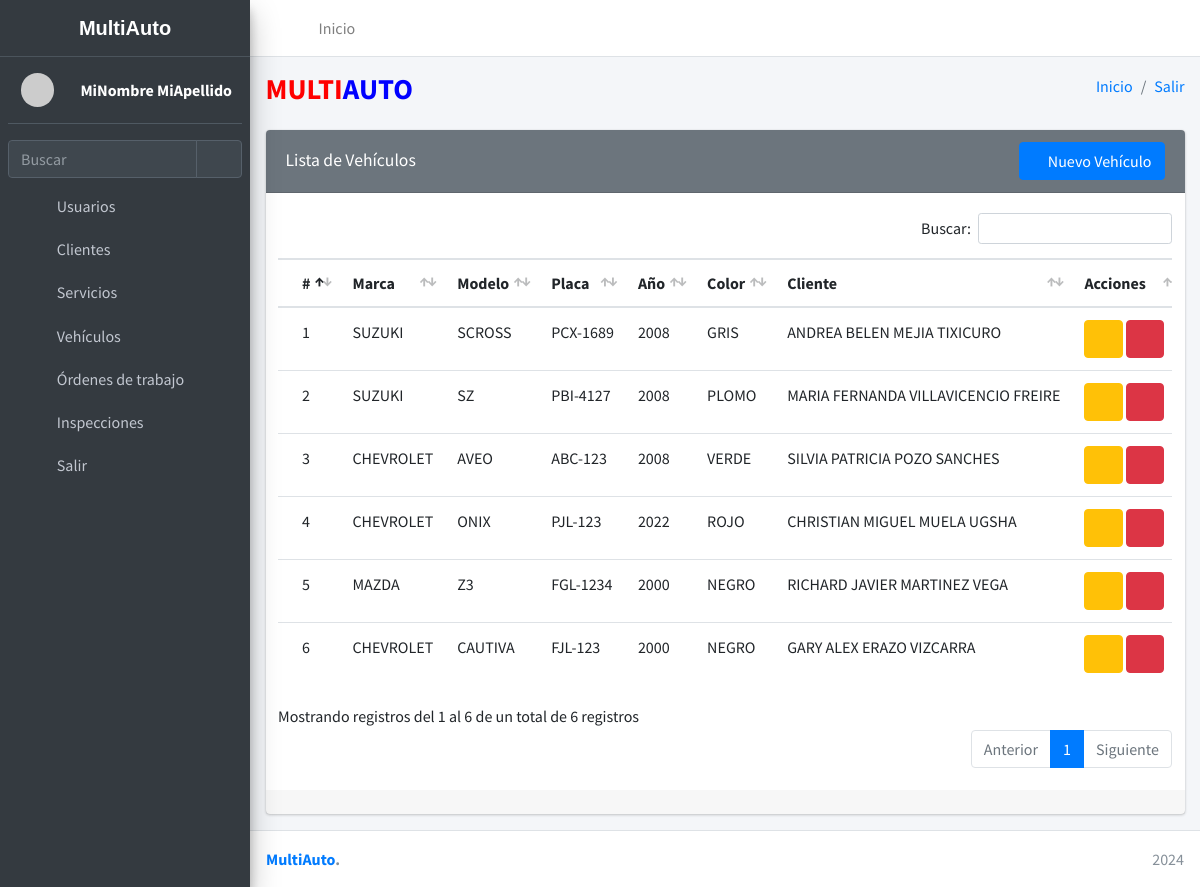
The app's page /lista_vehiculos/ (signed in) with its own data.
### Aplicaciones/Gestion/models.py (models this page shows, shortened)
class Usuario(models.Model):
    id_usr = models.AutoField(primary_key=True)
    username = models.CharField(max_length=150, unique=True)
    nombre = models.CharField(max_length=30)
    apellido = models.CharField(max_length=30)
    telefono = models.CharField(max_length=15, blank=True, null=True)
    email = models.EmailField(unique=True)
    password = models.CharField(max_length=128)
    ADMINISTRADOR = 'ADMINISTRADOR'
    MECANICO = 'MECANICO'
    ROLES = [
        (ADMINISTRADOR, 'Administrador'),
        (MECANICO, 'Mecánico'),
    ]
    rol = models.CharField(max_length=20, choices=ROLES)
    is_active = models.BooleanField(default=True)
    is_deleted = models.BooleanField(default=False)
    deleted_at = models.DateTimeField(null=True, blank=True)

class Vehiculo(models.Model):
    id_veh = models.AutoField(primary_key=True)
    marca_veh = models.CharField(max_length=255)
    modelo_veh = models.CharField(max_length=255)
    placa_veh = models.CharField(max_length=20, unique=True)
    anio_veh = models.IntegerField()
    color_veh = models.CharField(max_length=255)
    cli_id = models.ForeignKey(Cliente, on_delete=models.PROTECT)
    is_deleted = models.BooleanField(default=False)
    deleted_at = models.DateTimeField(null=True, blank=True)

class Cliente(models.Model):
    id_cli = models.AutoField(primary_key=True)
    nombre_cli = models.CharField(max_length=255)
    apellido_cli = models.CharField(max_length=255)
    ci_cli = models.CharField(max_length=10, unique=True)
    telefono_cli = models.CharField(max_length=20)
    email_cli = models.EmailField(unique=True)
    dir_id = models.ForeignKey(Direccion, on_delete=models.CASCADE)
    is_deleted = models.BooleanField(default=False)
    deleted_at = models.DateTimeField(null=True, blank=True)

### Aplicaciones/Gestion/decorators.py (the view)
    def wrapper(request, *args, **kwargs):
        if 'id_usr' not in request.session:
            return redirect('login')
        else:
            try:
                request.user = Usuario.objects.get(id_usr=request.session['id_usr'])
                if request.user.rol != Usuario.ADMINISTRADOR:
                    return render(request, 'permission_denied.html')  #
            except Usuario.DoesNotExist:
                return redirect('login')
        return view_func(request, *args, **kwargs)

### Aplicaciones/Gestion/views.py (called while the page is built)
@admin_required
def listaVehiculos(request):
    vehiculos =Vehiculo.objects.all()
    return render(request,'listaVehiculos.html',{'vehiculos':vehiculos})

### Aplicaciones/Gestion/templates/listaVehiculos.html (shortened to what this page needs)
{% extends "./index.html" %} {% block body %}
<section class="content">
  <div class="container-fluid">
    <div class="row">
      <div class="col-12">
        <div class="card card-secondary">
          <div class="card-header d-flex justify-content-between align-items-center">
    <h3 class="card-title">Lista de Vehículos</h3>
    <a href="{% url 'guardarVehiculo' %}" class="btn btn-primary ml-auto">
        <i class="fa fa-plus nav-icon"></i> Nuevo Vehículo
    </a>
</div>
          <div class="card-body">
            <div class="row">
              <div class="card-body table-responsive p-0">
                <table
                  id="tbl_vehiculos"
                  class="table table-head-fixed text-nowrap"
                >
                  <thead>
                    <tr>
                      <th>#</th>
                      <th>Marca</th>
                      <th>Modelo</th>
                      <th>Placa</th>
                      <th>Año</th>
                      <th>Color</th>
                      <th>Cliente</th>
                      <th>Acciones</th>
                    </tr>
                  </thead>
                  <tbody>
                    {% for vehiculo in vehiculos %}
                    <tr class="align-middle">
                      <td>{{ forloop.counter }}</td>
                      <td>{{ vehiculo.marca_veh }}</td>
                      <td>{{ vehiculo.modelo_veh }}</td>
                      <td>{{ vehiculo.placa_veh }}</td>
                      <td>{{ vehiculo.anio_veh }}</td>
                      <td>{{ vehiculo.color_veh }}</td>
                      <td>
                        {{ vehiculo.cli_id.nombre_cli }}
                        {{vehiculo.cli_id.apellido_cli }}
                      </td>
                      <td>
                        <a
                          href="/actualizar_vehiculo/{{ vehiculo.id_veh }}/"
                          title="Editar"
                          class="btn btn-warning"
                          ><i class="fas fa-pen"></i></a
                        >
                        <a
                          href="#"
                          title="Eliminar"
                          onclick="eliminar('/eliminar_vehiculo/{{ vehiculo.id_veh }}/')"
                          class="btn btn-danger"
                          ><i class="fas fa-trash"></i></a
                        >
                      </td>
                    </tr>
                    {% endfor %}
                  </tbody>
                </table>
              </div>
            </div>
          </div>
          <div class="card-footer">
          </div>
        </div>
      </div>
    </div>
  </div>
</section>
{% endblock %}

### Aplicaciones/Gestion/templates/index.html (shortened to what this page needs)
{% load static %}
<!DOCTYPE html>
<html lang="en">
  <head>
    <link
      rel="stylesheet"
      href="{% static 'lib/adminlte/plugins/fontawesome-free/css/all.min.css' %}"
    />
    <link
      rel="stylesheet"
      href="{% static 'lib/adminlte/dist/css/adminlte.min.css' %}"
    />
    <link
      rel="stylesheet"
      href="{% static 'lib/adminlte/plugins/datatables-bs4/css/dataTables.bootstrap4.min.css' %}"
    />
    <link
      rel="stylesheet"
      href="{% static 'lib/adminlte/plugins/datatables-responsive/css/responsive.bootstrap4.min.css' %}"
    />
    <link
      rel="stylesheet"
      href="{% static 'lib/adminlte/plugins/datatables-buttons/css/buttons.bootstrap4.min.css' %}"
    />
    <link href="https://cdnjs.cloudflare.com/ajax/libs/select2/4.0.13/css/select2.min.css" rel="stylesheet" />
    <link href="https://cdnjs.cloudflare.com/ajax/libs/select2-bootstrap4-theme/1.5.2/select2-bootstrap4.min.css" rel="stylesheet" />
    <link
      rel="stylesheet"
      href="https://cdnjs.cloudflare.com/ajax/libs/izitoast/1.4.0/css/iziToast.css"
    />
    <link
      rel="stylesheet"
      href="{% static 'lib/adminlte/css/adminlte.min.css' %}"
    />
  </head>
  <body class="hold-transition sidebar-mini layout-footer-fixed">
    <div class="wrapper">
      <nav class="main-header navbar navbar-expand navbar-white navbar-light">
        <ul class="navbar-nav">
          <li class="nav-item">
            <a class="nav-link" data-widget="pushmenu" href="#" role="button"
              ><i class="fas fa-bars"></i
            ></a>
          </li>
          <li class="nav-item d-none d-sm-inline-block">
            <a href="{% url 'home' %}" class="nav-link">Inicio</a>
          </li>
        </ul>
        <ul class="navbar-nav ml-auto">
          <li class="nav-item">
            <a class="nav-link" data-widget="fullscreen" href="#" role="button">
              <i class="fas fa-expand-arrows-alt"></i>
            </a>
          </li>
        </ul>
      </nav>
      <aside class="main-sidebar sidebar-dark-primary elevation-4">
        <a href="{% url 'home' %}" class="brand-link text-center font-size-5 custom-font">
          <b class="">MultiAuto</b>
        </a>
        <div class="sidebar">
          <div class="user-panel mt-3 pb-3 mb-3 d-flex">
    <div class="image">
        <img src="https://ui-avatars.com/api/?name={{ request.user.nombre }}+{{ request.user.apellido }}&background=random&color=fff&size=50" alt="" class="img-size-50 img-circle mr-3">
    </div>
    <div class="info">
        <b class="text-white">{{ request.user.nombre }} {{ request.user.apellido }}</b>
    </div>
</div>
          <div class="form-inline">
            <div class="input-group" data-widget="sidebar-search">
              <input
                class="form-control form-control-sidebar"
                type="search"
                placeholder="Buscar"
                aria-label="Search"
              />
              <div class="input-group-append">
                <button class="btn btn-sidebar">
                  <i class="fas fa-search fa-fw"></i>
                </button>
              </div>
            </div>
          </div>
          <nav class="mt-2">
  <ul
    class="nav nav-pills nav-sidebar flex-column"
    data-widget="treeview"
    role="menu"
    data-accordion="false"
  >
    <li class="nav-item">
      <a href="" class="nav-link">
        <i class="nav-icon fas fa-user-alt"></i>
        <p>
          Usuarios
          <i class="right fas fa-angle-left"></i>
        </p>
      </a>
    </li>
    <li class="nav-item">
      <a href="" class="nav-link">
        <i class="nav-icon fas fa-users"></i>
        <p>
          Clientes
          <i class="right fas fa-angle-left"></i>
        </p>
      </a>
    </li>
    <li class="nav-item">
      <a href="" class="nav-link">
        <i class="nav-icon fas fa-book"></i>
        <p>
          Servicios
          <i class="right fas fa-angle-left"></i>
        </p>
      </a>
    </li>
    <li class="nav-item">
      <a href="" class="nav-link">
        <i class="nav-icon fas fa-car"></i>
        <p>
          Vehículos
          <i class="right fas fa-angle-left"></i>
        </p>
      </a>
    </li>
    <li class="nav-item">
      <a href="" class="nav-link">
        <i class="nav-icon fas fa-list-alt"></i>
        <p>
          Órdenes de trabajo
          <i class="right fas fa-angle-left"></i>
        </p>
      </a>
    </li>
    <li class="nav-item">
      <a href="" class="nav-link">
        <i class="nav-icon fas fa-check"></i>
        <p>
          Inspecciones
          <i class="right fas fa-angle-left"></i>
        </p>
      </a>
    </li>
    <li class="nav-item">
      <a href="{% url 'logout' %}" class="nav-link">
        <i class="nav-icon fas fa-sign-out-alt"></i>
        <p>Salir</p>
      </a>
    </li>
  </ul>
</nav>
        </div>
      </aside>
      <div class="content-wrapper">
        <section class="content-header">
          <div class="container-fluid">
            <div class="row mb-2">
              <div class="col-sm-6">
                <h1> <strong><span style="color: red;">MULTI</span></strong><strong><span style="color: blue;">AUTO</span></strong></h1>
              </div>
              <div class="col-sm-6">
                <ol class="breadcrumb float-sm-right">
                  <li class="breadcrumb-item"><a href="{%  url 'home' %}">Inicio</a></li>
                  <li class="breadcrumb-item"><a href="{% url 'logout' %}">Salir</a></li>
                </ol>
              </div>
            </div>
          </div>
        </section>
        {% block body %}{% endblock %}
      </div>
      <footer class="main-footer">
        <div class="float-right d-none d-sm-block"><b></b> 2024</div>
        <strong
          >
          <a href="">MultiAuto</a>.</strong
        >
      </footer>
    </div>
  </body>
</html>

### Aplicaciones/Gestion/templates/index.html (style rules this page uses)
.custom-font { font-family: 'Merriweather', sans-serif; }

### records on screen
Usuario: user.nombre "MiNombre", user.apellido "MiApellido"
Vehiculo: marca_veh "SUZUKI", modelo_veh "SCROSS", placa_veh "PCX-1689", anio_veh "2008", color_veh "GRIS", cli_id.nombre_cli "ANDREA BELEN", cli_id.apellido_cli "MEJIA TIXICURO"
Vehiculo: marca_veh "SUZUKI", modelo_veh "SZ", placa_veh "PBI-4127", anio_veh "2008", color_veh "PLOMO", cli_id.nombre_cli "MARIA FERNANDA", cli_id.apellido_cli "VILLAVICENCIO FREIRE"
Vehiculo: marca_veh "CHEVROLET", modelo_veh "AVEO", placa_veh "ABC-123", anio_veh "2008", color_veh "VERDE", cli_id.nombre_cli "SILVIA PATRICIA", cli_id.apellido_cli "POZO SANCHES"
Vehiculo: marca_veh "CHEVROLET", modelo_veh "ONIX", placa_veh "PJL-123", anio_veh "2022", color_veh "ROJO", cli_id.nombre_cli "CHRISTIAN MIGUEL", cli_id.apellido_cli "MUELA UGSHA"
Vehiculo: marca_veh "MAZDA", modelo_veh "Z3", placa_veh "FGL-1234", anio_veh "2000", color_veh "NEGRO", cli_id.nombre_cli "RICHARD JAVIER", cli_id.apellido_cli "MARTINEZ VEGA"
Vehiculo: marca_veh "CHEVROLET", modelo_veh "CAUTIVA", placa_veh "FJL-123", anio_veh "2000", color_veh "NEGRO", cli_id.nombre_cli "GARY ALEX", cli_id.apellido_cli "ERAZO VIZCARRA"
